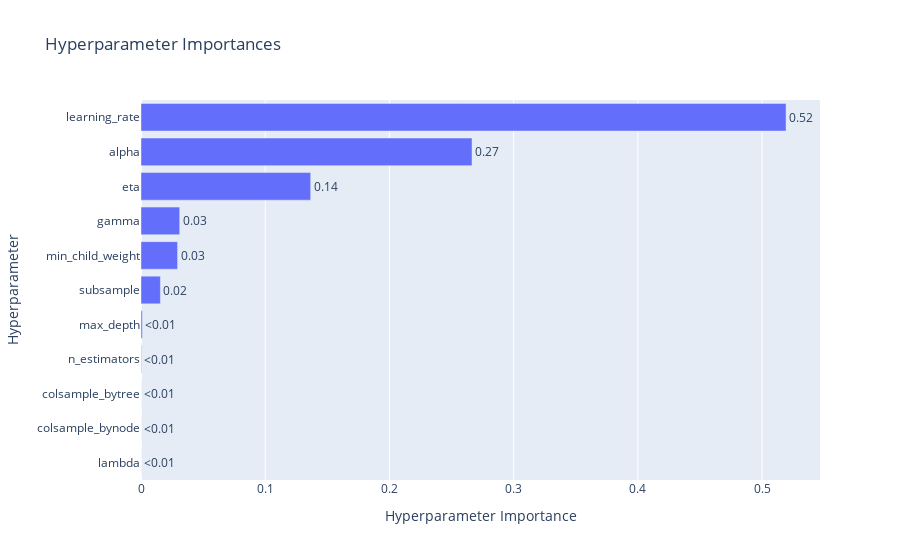

Write notebook code for a chart like this one.
### Code cell
#optuna.visualization.plot_param_importances(study)

### Figure 1 — Plotly figure (JSON) as saved in the notebook; plotly's stock layout.template omitted (floating-point values rounded to 4 significant figures)
{"data": [{"cliponaxis": false, "hovertemplate": ["lambda (FloatDistribution): 6.777499129304543e-10<extra></extra>", "colsample_bynode (CategoricalDistribution): 5.2479439255117344e-09<extra></extra>", "colsample_bytree (CategoricalDistribution): 4.62597893002954e-07<extra></extra>", "n_estimators (IntDistribution): 0.00029779193620955264<extra></extra>", "max_depth (CategoricalDistribution): 0.0010585893143049236<extra></extra>", "subsample (CategoricalDistribution): 0.015617471858878327<extra></extra>", "min_child_weight (IntDistribution): 0.029455151314399776<extra></extra>", "gamma (CategoricalDistribution): 0.03115471115079493<extra></extra>", "eta (CategoricalDistribution): 0.1365979202979986<extra></extra>", "alpha (FloatDistribution): 0.26650322104570034<extra></extra>", "learning_rate (CategoricalDistribution): 0.5193146745581266<extra></extra>"], "name": "Objective Value", "orientation": "h", "text": ["<0.01", "<0.01", "<0.01", "<0.01", "<0.01", "0.02", "0.03", "0.03", "0.14", "0.27", "0.52"], "textposition": "outside", "type": "bar", "x": [6.777e-10, 5.248e-09, 4.626e-07, 0.0002978, 0.001059, 0.01562, 0.02946, 0.03115, 0.1366, 0.2665, 0.5193], "y": ["lambda", "colsample_bynode", "colsample_bytree", "n_estimators", "max_depth", "subsample", "min_child_weight", "gamma", "eta", "alpha", "learning_rate"]}], "layout": {"title": {"text": "Hyperparameter Importances"}, "xaxis": {"title": {"text": "Hyperparameter Importance"}}, "yaxis": {"title": {"text": "Hyperparameter"}}}}
